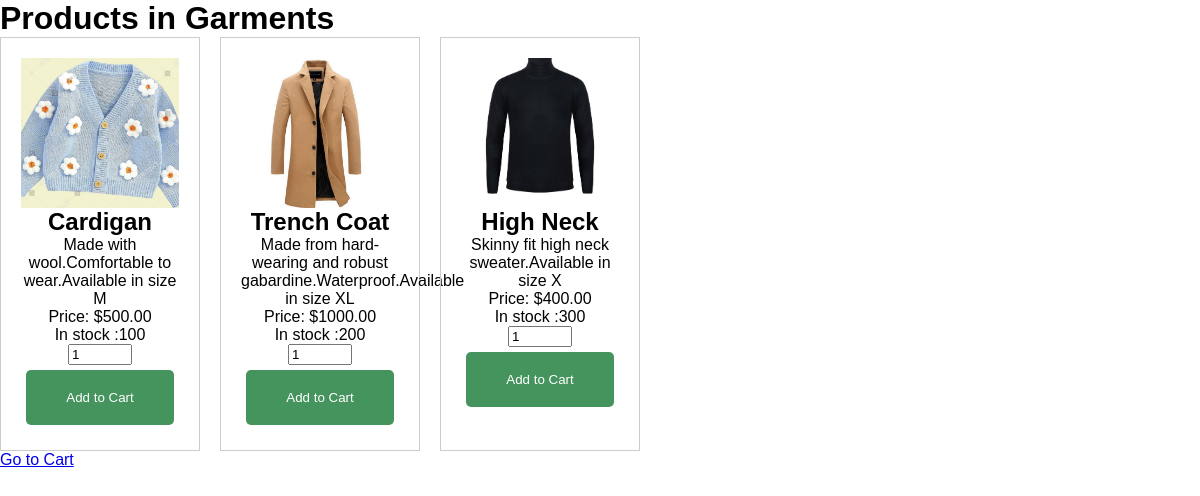
Screenshot of /Garments.php?category_id=1 with the database file from the repository.
### tables this page shows
CREATE TABLE `categories` (
  `id` int(11) NOT NULL,
  `name` varchar(50) NOT NULL,
  `description` text DEFAULT NULL,
  `created_at` timestamp NOT NULL DEFAULT current_timestamp()
);

CREATE TABLE `products` (
  `id` int(11) NOT NULL,
  `name` varchar(100) NOT NULL,
  `description` text DEFAULT NULL,
  `price` decimal(10,2) NOT NULL,
  `image` varchar(255) DEFAULT NULL,
  `stock_quantity` int(11) NOT NULL,
  `category_id` int(11) DEFAULT NULL,
  `created_at` timestamp NOT NULL DEFAULT current_timestamp()
);

### Garments.php (the view, shortened to what this page needs)
<?php
require 'database.php';
$categoryId = isset($_GET['category_id']) ? (int) $_GET['category_id'] : 0;
try {
    $stmtCategory = $conn->prepare("SELECT name FROM categories WHERE id = ?");
    $stmtCategory->bind_param("i", $categoryId);
    $stmtCategory->execute();
    $resultCategory = $stmtCategory->get_result();
    $category = $resultCategory->fetch_assoc();
    $stmtProducts = $conn->prepare("SELECT p.id, p.name, p.description, p.price, p.image, p.stock_quantity
                                    FROM products as p
                                    JOIN categories as c
                                    ON p.category_id = c.id
                                    WHERE p.category_id = ?");
    $stmtProducts->bind_param("i", $categoryId);
    $stmtProducts->execute();
    $resultProducts = $stmtProducts->get_result();
    $products = $resultProducts->fetch_all(MYSQLI_ASSOC);
} catch (mysqli_sql_exception $e) {
    echo "Error: " . $e->getMessage();
}
?>
<!DOCTYPE html>
<html lang="en">
<head>
    <link rel="stylesheet" href="style.css">
</head>
<body>
    <h1>Products in <?= htmlspecialchars($category['name']); ?></h1>
    <div class="product-list">
        <?php
        if (!empty($products)) {
            foreach ($products as $product) {
                echo '<div class="product">';
                echo '  <div class="product-img" style="background-image: url(\'' . htmlspecialchars($product['image']) . '\');"></div>';
                echo '  <h2>' . htmlspecialchars($product['name']) . '</h2>';
                echo '  <p>' . htmlspecialchars($product['description']) . '</p>';
                echo '  <p>Price: $' . htmlspecialchars($product['price']) . '</p>';
                echo '  <p>In stock :' . htmlspecialchars($product['stock_quantity']) . '</p>';
                echo '  <form method="POST" action="">';
                echo '      <input type="number" name="quantity" value="1" min="1" max="' . htmlspecialchars($product['stock_quantity']) . '">';
                echo '      <button type="submit" name="add_to_cart">Add to Cart</button>';
                echo '  </form>';
                echo '</div>';
            }
        } else {
            echo '<p>No products available in this category.</p>';
        }
        ?>
    </div>
    <a href="cart.php">Go to Cart</a>
</body>
</html>

### style.css (style rules this page uses)
* { margin: 0; font-family: Arial; box-sizing: border-box; }
.product-list { display: flex; flex-wrap: wrap; gap: 20px; }
.product { border: 1px solid #ccc; padding: 20px; width: 200px; text-align: center; }
.product-img { width: 100%; height: 150px; background-size: cover; background-position: center; }
button { padding: 20px 40px; margin: 5px; background-color: #45945e; color: white; border: none; cursor: pointer; border-radius: 5px; }

### rows the page displays
categories: name "Garments"
products: image (picture), name "Cardigan", description "Made with wool.Comfortable to wear.Available in size M", price "500.00", stock_quantity "100"
products: image (picture), name "Trench Coat", description "Made from hard-wearing and robust gabardine.Waterproof.Available in size XL", price "1000.00", stock_quantity "200"
products: image (picture), name "High Neck", description "Skinny fit high neck sweater.Available in size X", price "400.00", stock_quantity "300"
